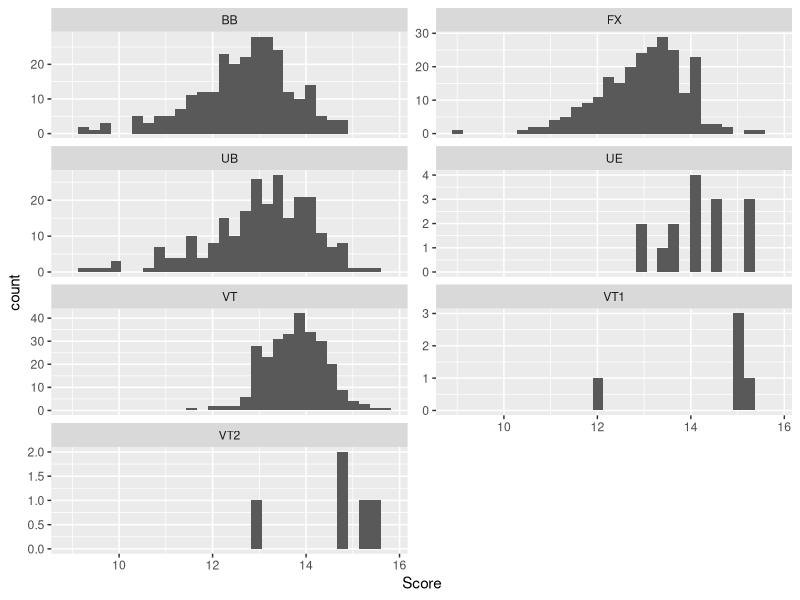
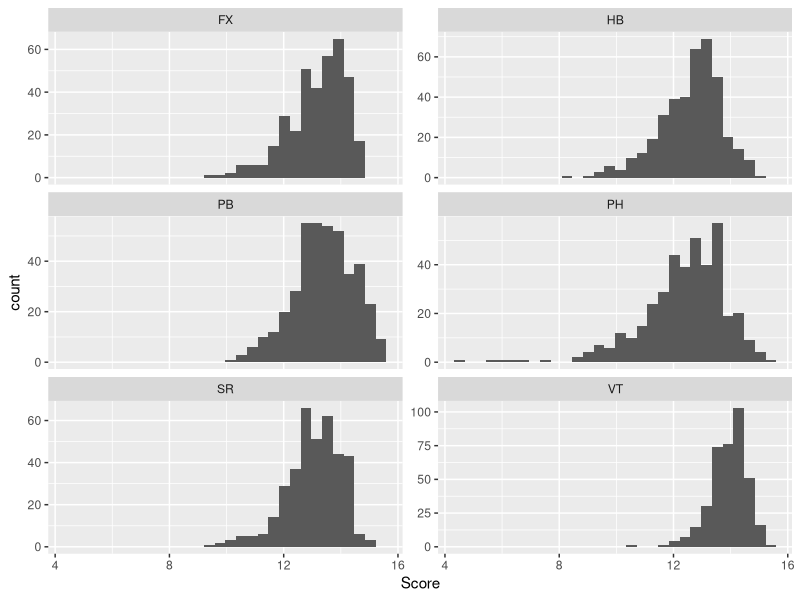
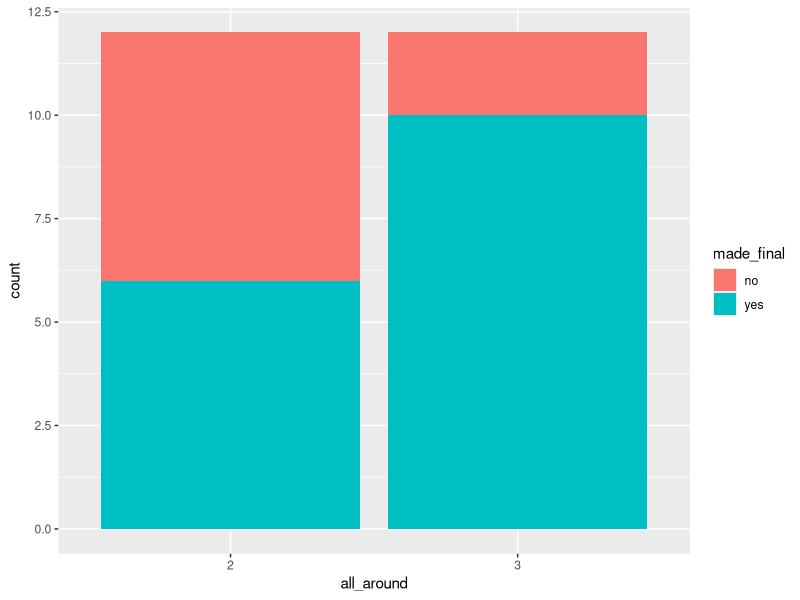
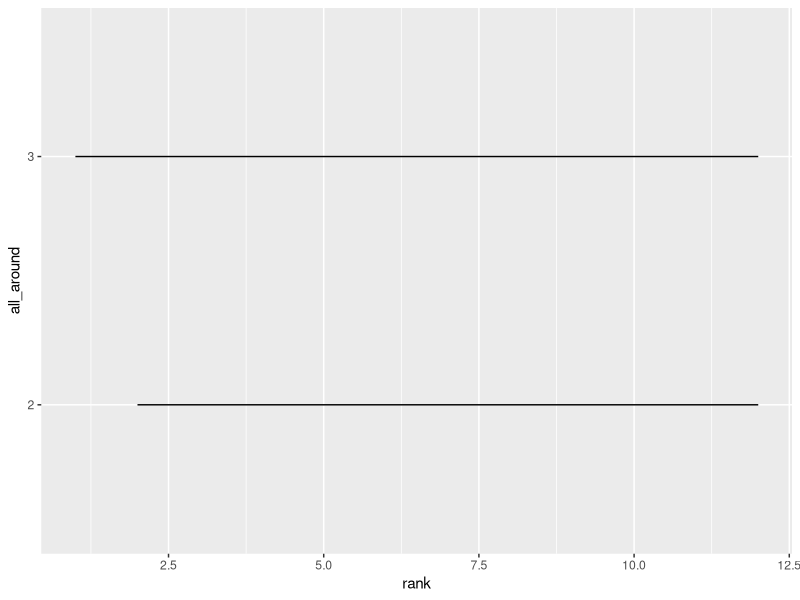

Recreate these plots in R, in order. (Note: this script raises an error after producing the figures.)
## ---- chunk 1
#| label: load-libraries

library(readr)
library(tidyverse)
library(dplyr)
library(stringr)
library(lubridate)
## ---- chunk 2
#| label: load-data
data_2022_2023 <- read_csv("Data/data_2022_2023.csv")
data_2017_2021 <- read_csv("Data/data_2017_2021.csv")

#DO NOT CHANGE ORDER

data_2022_2023$Apparatus[data_2022_2023$Apparatus == "VT2"] <- "VT"
data_2022_2023$Apparatus[data_2022_2023$Apparatus == "VT1"] <- "VT"

data_2022_2023$Penalty[is.na(data_2022_2023$Penalty)] <- 0

#Girls filtering for middle name
data_2022_2023$FirstName[data_2022_2023$FirstName == "Joscelyn Michelle"] <- "Joscelyn"
data_2022_2023$FirstName[data_2022_2023$FirstName == "Nola Rhianne"] <- "Nola"

#Guys filtering for middle name
data_2022_2023$FirstName[data_2022_2023$FirstName == "Taylor Troy"] <- "Taylor"
data_2022_2023$FirstName[data_2022_2023$FirstName == "Joshua Andrew"] <- "Joshua"
data_2022_2023$FirstName[data_2022_2023$FirstName == "Yul Kyung Tae"] <- "Yul"
data_2022_2023$FirstName[data_2022_2023$FirstName == "Curran Michael"] <- "Curran"
data_2022_2023$FirstName[data_2022_2023$FirstName == "Frederick Nathaniel"] <- "Frederick"
data_2022_2023$FirstName[data_2022_2023$FirstName == "Ian Hunter"] <- "Ian"
data_2022_2023$FirstName[data_2022_2023$FirstName == "Shane Michael"] <- "Shane"
data_2022_2023$FirstName[data_2022_2023$FirstName == "Khoi Alexander"] <- "Khoi"

data_2022_2023$FirstName[data_2022_2023$FirstName == "Yunus Emre"] <- "Yunus"

data_2022_2023$FirstName[data_2022_2023$FirstName == "Yuan-Hsi"] <- "Yuan Hsi"

data_2022_2023$FirstName[data_2022_2023$FirstName == "Yu-Jan"] <- "Yu Jan"

data_2022_2023$LastName[data_2022_2023$LastName == "VILLAVERDE MEDEROS"] <- "VILLAVERDE"

data_2022_2023$LastName[data_2022_2023$LastName == "VALENZUELA ASTUDILLO"] <- "VALENZUELA"

data_2022_2023$FirstName[data_2022_2023$FirstName == "Yiseth Eliana"] <- "Yiseth"
data_2022_2023$FirstName[data_2022_2023$FirstName == "Yi-Chen"] <- "Yi Chen"
data_2022_2023$FirstName[data_2022_2023$FirstName == "Yi-Chun"] <- "Yi Chun"

data_2022_2023$FirstName[data_2022_2023$FirstName == "Yefferson Gregorio"] <- "Yefferson"
data_2022_2023$LastName[data_2022_2023$LastName == "ANTON YEGUEZ"] <- "ANTON"

data_2022_2023$LastName[data_2022_2023$LastName == "ANTON YEGUEZ"] <- "ANTON"

data_2022_2023$FirstName[data_2022_2023$FirstName == "Wout Johan Alexander"] <- "Wout"

data_2022_2023$FirstName[data_2022_2023$FirstName == "Wilfry Manuel"] <- "Wilfry"

data_2022_2023$FirstName[data_2022_2023$FirstName == "Wei-Sheng"] <- "Wei Sheng"

data_2022_2023$FirstName[(data_2022_2023$Competition == "BIRMINGHAM 2022 Commonwealth Games") & (is.na(data_2022_2023$LastName))] <- "Kate"

data_2022_2023$LastName[(data_2022_2023$Competition == "BIRMINGHAM 2022 Commonwealth Games") & (is.na(data_2022_2023$LastName))] <- "MCDONALD"

data_2022_2023$FirstName[data_2022_2023$LastName == "SOUZA BITENCOU"] <- "Lucas"
data_2022_2023$LastName[data_2022_2023$LastName == "SOUZA BITENCOU"] <- "BITENCOURT"

data_2022_2023$LastName[data_2022_2023$LastName == "DE JESUS DOS SANTOS"] <- "JESUS SANTOS"

data_2022_2023$FirstName[data_2022_2023$LastName == "JESUS SANT"] <- "Melanie"
data_2022_2023$LastName[data_2022_2023$LastName == "JESUS SANT"] <- "JESUS SANTOS"

data_2022_2023$LastName[data_2022_2023$LastName == "ELPITIYA BADALGE DONA"] <- "GEHANI"
data_2022_2023$FirstName[data_2022_2023$FirstName == "Milka Gehani"] <- "Milka"

data_2022_2023$FirstName[data_2022_2023$LastName == "ELPITIYA BADALG D"] <- "Milka"

data_2022_2023$LastName[data_2022_2023$LastName == "ELPITIYA BADALG D"] <- "GEHANI"

data_2022_2023$FirstName[(data_2022_2023$Competition == "2022 51st FIG Artistic Gymnastics World Championship") & (is.na(data_2022_2023$LastName))] <- "Kate"

data_2022_2023$LastName[(data_2022_2023$Competition == "2022 51st FIG Artistic Gymnastics World Championship") & (is.na(data_2022_2023$LastName))] <- "MCDONALD"

data_2022_2023$FirstName[(data_2022_2023$Competition == "2023 Varna World Challenge Cup") & (is.na(data_2022_2023$LastName))] <- "Daria"

data_2022_2023$LastName[(data_2022_2023$Competition == "2023 Varna World Challenge Cup") & (is.na(data_2022_2023$LastName))] <- "HARTMANN"

data_2022_2023$FirstName[data_2022_2023$LastName == "ABIYURAFI"] <- "Abiyu"
data_2022_2023$LastName[data_2022_2023$LastName == "ABIYURAFI"] <- "Rafi"


#Konnor McClain should not be considered, she has hand surgery

## ---- chunk 3
#| label: usa-filter-data

usa_data_2022_2023 <- data_2022_2023 |>
  filter(`Country` == "USA")

usa_data_2017_2021 <- data_2017_2021 |>
  filter(`Country` == "USA")

data_2022_2023 <- rbind(data_2022_2023, data_2017_2021)

data_2022_2023$Apparatus[data_2022_2023$Apparatus == "VT2"] <- "VT"
data_2022_2023$Apparatus[data_2022_2023$Apparatus == "VT1"] <- "VT"
## ---- chunk 4

# Assuming your dataframe is called data_2022_2023 and the column with dates is "Date"

# Step 1: Create a function to extract the second date from each string
extract_second_date <- function(date_string) {
  parts <- str_extract_all(date_string, "\\d{1,2}\\s[A-Za-z]+\\s\\d{4}")[[1]]
  if (length(parts) == 2) {
    # If there are two dates, return the second one
    return(parts[2])
  } else if (length(parts) == 1) {
    # If there is only one date, return it
    return(parts[1])
  } else {
    return(NA)
  }
}

# Step 2: Apply the function to the Date column and convert to Date objects
data_2022_2023 <- data_2022_2023 %>%
  mutate(
    SecondDateStr = sapply(Date, extract_second_date),
    SecondDate = dmy(SecondDateStr)
  )

# Define the end date
end_date <- dmy("01-01-2024")

# Calculate the number of days from the SecondDate to the end date
data_2022_2023 <- data_2022_2023 %>%
  mutate(
    DaysUntil2024 = as.integer(end_date - SecondDate)
  )

# Inspect the changes
head(data_2022_2023)

## ---- chunk 5
data_2022_2023 <- data_2022_2023 %>%
  group_by(Apparatus, Gender) %>%
  mutate(
    StandardizedScore = (Score - mean(Score, na.rm = TRUE)) / sd(Score, na.rm = TRUE)
  ) %>%
  ungroup()
## ---- chunk 6
final_rows_full <- data_2022_2023[grep("final|Final", data_2022_2023$Round), ]
less_than_180_rows <- data_2022_2023[data_2022_2023$DaysUntil2024 < 180, ]
between_180_540_rows <- data_2022_2023[data_2022_2023$DaysUntil2024 >= 180 & data_2022_2023$DaysUntil2024 <= 540, ]

sampling_data_2022_2023 <- rbind(data_2022_2023, final_rows_full, less_than_180_rows, less_than_180_rows, between_180_540_rows)

sampling_usa_data_2022_2023_f <-  sampling_data_2022_2023 |>
  filter(`Country` == "USA") |>
  filter(Gender == "w")

sampling_usa_data_2022_2023_m <-  sampling_data_2022_2023 |>
  filter(`Country` == "USA") |>
  filter(Gender == "m")
## ---- chunk 7
#Number of simulations
nsimulation <- 1000
## ---- chunk 8
usa_data_2022_2023 <- rbind(usa_data_2022_2023, usa_data_2017_2021)

data_2017_2021 |>
  summarise(mean = mean(Score, na.rm = TRUE))

data_2022_2023 |>
  summarise(mean = mean(Score))

usa_data_2022_2023_f <-  usa_data_2022_2023 |>
  filter(Gender == "w")

usa_data_2022_2023_m <- usa_data_2022_2023 |>
  filter(Gender == "m")

data_2022_2023_f <- data_2022_2023 |>
  filter(Gender == "w")

data_2022_2023_m <- data_2022_2023 |>
  filter(Gender == "m")

ggplot(aes(x= Score), data = usa_data_2022_2023_f) + geom_histogram() + facet_wrap(~Apparatus, scales = "free_y", ncol = 2)

ggplot(aes(x= Score), data = usa_data_2022_2023_m) + geom_histogram() + facet_wrap(~Apparatus, scales = "free_y", ncol = 2)


mean_usa_app <- usa_data_2022_2023_f |>
  group_by(LastName, FirstName, Apparatus) |>
  summarise(mean_score = mean(Score),
            sd_score = sd(Score))

mean_usa_app_men <- usa_data_2022_2023_m |>
  group_by(LastName, FirstName, Apparatus) |>
  summarise(mean_score = mean(Score),
            sd_score = sd(Score))

usa_data_2022_2023_f_BB <- mean_usa_app |>
  filter(Apparatus == "BB") |>
  arrange(desc(mean_score))

usa_data_2022_2023_f_UB <- mean_usa_app |>
  filter(Apparatus == "UB") |>
  arrange(desc(mean_score))

usa_data_2022_2023_f_FX <- mean_usa_app |>
  filter(Apparatus == "FX") |>
  arrange(desc(mean_score))

usa_data_2022_2023_f_VT <- mean_usa_app |>
  filter(Apparatus == "VT") |>
  arrange(desc(mean_score))

mean_usa_app

mean_usa_app_men

usa_data_2022_2023_f_BB
usa_data_2022_2023_f_UB
usa_data_2022_2023_f_FX
usa_data_2022_2023_f_VT

mean_usa_app |>
  group_by(LastName, FirstName) |>
  filter(Apparatus != "VT1",
         Apparatus != "VT2") |>
  summarise(sum = sum(mean_score)) |>
  arrange(desc(sum))

VT_ranks <- data_2022_2023_f |>
  group_by(LastName, FirstName, Country, Apparatus) |>
  filter(Apparatus == "VT") |>
  summarise(mean_score = mean(Score),
            sd_score = sd(Score)) |>
  arrange(desc(mean_score)) |>
  head(24)

BB_ranks <- data_2022_2023_f |>
  group_by(LastName, FirstName, Country, Apparatus) |>
  filter(Apparatus == "BB") |>
  summarise(mean_score = mean(Score),
            sd_score = sd(Score)) |>
  arrange(desc(mean_score)) |>
  head(24)

UB_ranks <- data_2022_2023_f |>
  group_by(LastName, FirstName, Country, Apparatus) |>
  filter(Apparatus == "UB") |>
  summarise(mean_score = mean(Score),
            sd_score = sd(Score)) |>
  arrange(desc(mean_score)) |>
  head(24)

FX_ranks <- data_2022_2023_f |>
  group_by(LastName, FirstName, Country, Apparatus) |>
  filter(Apparatus == "FX") |>
  summarise(mean_score = mean(Score),
            sd_score = sd(Score)) |>
  arrange(desc(mean_score)) |>
  head(24)

VT_ranks
BB_ranks
UB_ranks
FX_ranks

## ---- chunk 9
#breakdown of teams qualifying rank

tb_2016_f <- data.frame(rank = c(1, 2, 3, 4, 5, 6, 7, 8, 9, 10, 11, 12),
                      country = c("USA", "CHN", "RUS", "GBR", "BRA", "GER", "JPN", "NED", "CAN", "ITA", "FRA", "BEL"),
                      all_around = c(3, 2, 3, 2, 3, 2, 3, 3, 2, 2, 3, 2))

tb_2016_f <- tb_2016_f |>
  mutate(year = "2016",
         made_final = ifelse(rank <= 8, "yes", "no"),
         gender = "F")

tb_2016_m <- data.frame(rank = c(1, 2, 3, 4, 5, 6, 7, 8, 9, 10, 11, 12),
                      country = c("CHN", "USA", "RUS", "JPN", "GBR", "BRA", "UKR", "GER", "SUI", "NED", "KOR", "FRA"),
                      all_around = c(2, 2, 3, 2, 3, 3, 2, 2, 3, 3, 1, 2))

tb_2016_m <- tb_2016_m |>
  mutate(year = "2016",
         made_final = ifelse(rank <= 8, "yes", "no"),
         gender = "M")

tb_2012_f <- data.frame(rank = c(1, 2, 3, 4, 5, 6, 7, 8, 9, 10, 11, 12),
                      country = c("USA", "RUS", "CHN", "ROU", "GBR", "JPN", "ITA", "CAN", "GER", "AUS", "FRA", "BRA"),
                      all_around = c(3, 3, 3, 2, 3, 2, 3, 2, 2, 2, 2, 3))

tb_2012_f <- tb_2012_f |>
  mutate(year = "2012",
         made_final = ifelse(rank <= 8, "yes", "no"),
         gender = "F")

tb_2012_m <- data.frame(rank = c(1, 2, 3, 4, 5, 6, 7, 8, 9, 10, 11, 12),
                      country = c("USA", "RUS", "GBR", "GER", "JPN", "CHN", "UKR", "FRA", "ESP", "ROU", "ITA", "KOR"),
                      all_around = c(2, 2, 2, 3, 3, 1, 3, 1, 3, 1, 3, 1))

tb_2012_m <- tb_2012_m |>
  mutate(year = "2012",
         made_final = ifelse(rank <= 8, "yes", "no"),
         gender = "M")

tb_f <- rbind(tb_2016_f, tb_2012_f) |>
  mutate(all_around = as.character(all_around))

ggplot(data = tb_f, aes(x = all_around, fill = made_final)) +
  geom_bar()

ggplot(data = tb_f, aes(y = all_around, x = rank)) +
  geom_line()
## ---- chunk 10
write.csv(overall_women, '/Users/christophertsai/Downloads/Competition Dataframes/overall_women.csv', row.names=FALSE)
